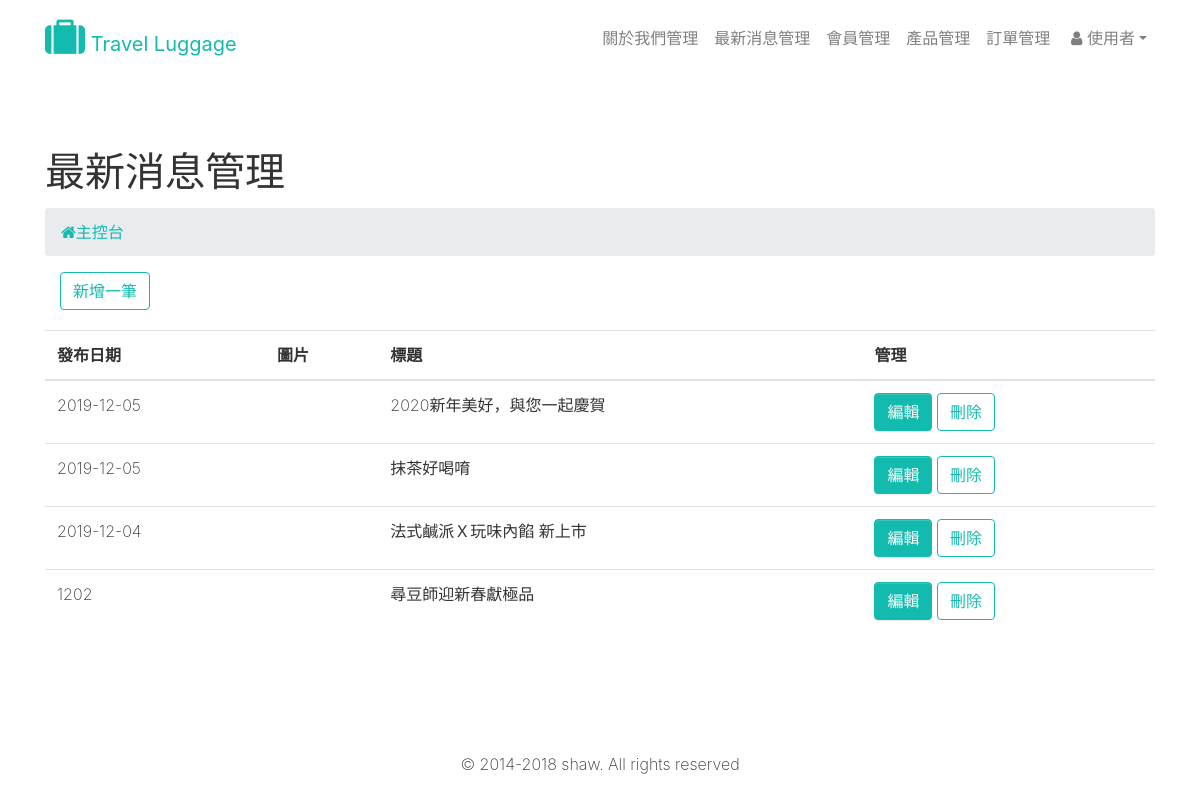
Screenshot of /backend/news/list.php (signed in) with the database file from the repository.
### tables this page shows
CREATE TABLE `news` (
  `newsID` int(11) NOT NULL,
  `picture` varchar(255) DEFAULT NULL,
  `published_at` varchar(255) NOT NULL,
  `title` varchar(255) NOT NULL,
  `content` text NOT NULL,
  `created_at` varchar(255) DEFAULT NULL,
  `updated_at` varchar(255) DEFAULT NULL
);

### backend/news/list.php (the view, shortened to what this page needs)
<?php
require_once('../../function/connection.php');
$query = $db->query("SELECT * FROM news Order By published_at DESC");
$news = $query->fetchALL(PDO::FETCH_ASSOC);
$total_Rows = count($news);
?>
<!DOCTYPE html>
<html>
<head>
  <?php include_once('../layouts/head.php'); ?>
</head>
<body>
  <?php include_once('../layouts/nav.php'); ?>
  <div class="py-5">
    <div class="container">
      <div class="row">
        <div class="col-md-12">
          <h1 class="">最新消息管理</h1>
        </div>
      </div>
      <div class="row">
        <div class="col-md-12">
          <ul class="breadcrumb">
            <li class="breadcrumb-item"> <a href="../news/list.php"><i class="fa fa-home"></i>主控台</a> </li>
          </ul>
          <div class="col-md-12 utility" style="margin-bottom:20px;">
            <a class="btn btn-outline-primary" href="create.php">新增一筆</a>
          </div>
        </div>
      </div>
      <div class="row">
        <div class="col-md-12">
          <table class="table">
            <thead>
              <tr>
                <th scope="col">發布日期</th>
                <th scope="col">圖片</th>
                <th scope="col">標題</th>
                <th scope="col">管理</th>
              </tr>
            </thead>
            <tbody>
            <?php if($total_Rows > 0){ ?>
              <?php foreach($news as $data){ ?>
              <tr>
                <td><?php echo $data['published_at']; ?></td>
                <td><img src="../../uploads/news/<?php echo $data['picture']; ?>" width="200" alt=""></td>
                <td><?php echo $data['title']; ?></td>
                <td>
                  <a class="btn btn-primary" href="update.php?newsID=<?php echo $data['newsID']; ?>">編輯</a>
                  <a class="btn btn-outline-primary" href="delete.php?newsID=<?php echo $data['newsID']; ?>" onclick="if(!confirm('是否確定刪除此筆資料?刪除後無法回復')){return false;};">刪除</a>
                </td>
              </tr>
              <?php } ?>
            <?php }else{ ?>
              <tr>
                <td colspan="3">目前無資料，請新增一筆</td>
              </tr>
            <?php } ?>
            </tbody>
          </table>
        </div>
      </div>
    </div>
  </div>
  <?php include_once('../layouts/footer.php'); ?>
</body>
</html>

### rows the page displays
news: published_at "2019-12-05", title "2020新年美好，與您一起慶賀"
news: published_at "2019-12-05", title "抹茶好喝唷"
news: published_at "2019-12-04", title "法式鹹派Ｘ玩味內餡 新上市"
news: published_at "1202", title "尋豆師迎新春獻極品"
